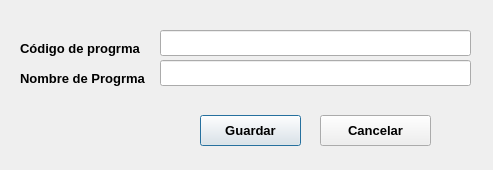
<?xml version="1.0" encoding="UTF-8"?>
<ui version="4.0">
 <class>frm_programa_dialog</class>
 <widget class="QDialog" name="frm_programa_dialog">
  <property name="geometry">
   <rect>
    <x>0</x>
    <y>0</y>
    <width>493</width>
    <height>170</height>
   </rect>
  </property>
  <property name="windowTitle">
   <string>Dialog</string>
  </property>
  <widget class="QLabel" name="label">
   <property name="geometry">
    <rect>
     <x>20</x>
     <y>40</y>
     <width>131</width>
     <height>16</height>
    </rect>
   </property>
   <property name="font">
    <font>
     <pointsize>10</pointsize>
     <bold>true</bold>
    </font>
   </property>
   <property name="text">
    <string>Código de progrma</string>
   </property>
  </widget>
  <widget class="QLabel" name="label_2">
   <property name="geometry">
    <rect>
     <x>20</x>
     <y>70</y>
     <width>141</width>
     <height>16</height>
    </rect>
   </property>
   <property name="font">
    <font>
     <pointsize>10</pointsize>
     <bold>true</bold>
    </font>
   </property>
   <property name="text">
    <string>Nombre de Progrma</string>
   </property>
  </widget>
  <widget class="QLineEdit" name="txt_codigo">
   <property name="geometry">
    <rect>
     <x>160</x>
     <y>30</y>
     <width>311</width>
     <height>26</height>
    </rect>
   </property>
  </widget>
  <widget class="QLineEdit" name="txt_nombre">
   <property name="geometry">
    <rect>
     <x>160</x>
     <y>60</y>
     <width>311</width>
     <height>26</height>
    </rect>
   </property>
  </widget>
  <widget class="QPushButton" name="btn_guardar">
   <property name="geometry">
    <rect>
     <x>200</x>
     <y>115</y>
     <width>101</width>
     <height>31</height>
    </rect>
   </property>
   <property name="font">
    <font>
     <pointsize>10</pointsize>
     <bold>true</bold>
    </font>
   </property>
   <property name="text">
    <string>Guardar</string>
   </property>
  </widget>
  <widget class="QPushButton" name="btn_cancelar">
   <property name="geometry">
    <rect>
     <x>320</x>
     <y>115</y>
     <width>111</width>
     <height>31</height>
    </rect>
   </property>
   <property name="font">
    <font>
     <pointsize>10</pointsize>
     <bold>true</bold>
    </font>
   </property>
   <property name="text">
    <string>Cancelar</string>
   </property>
  </widget>
 </widget>
 <resources/>
 <connections/>
</ui>
